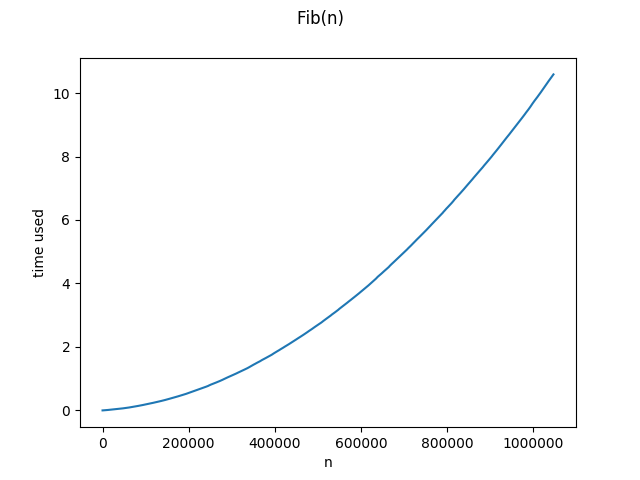

Python code for this plot:
#!/usr/bin/env python3
import matplotlib.pyplot as plt
import time
import sys 

f = open('f2_ans','w')
x = []
y = []
time_used = 0
i = 0
stime = time.time()
f1 = 1
f2 = 1
f3 = 0
#print(f1)
#print(f2)
while time_used <= 10:
#while i < 1003:
    x.append(i+3)
    f3 = f1 + f2
    time_used = time.time()-stime
    #print(str(i)+" : "+str(f3))
    #print(f3)
    f1 , f2 = f2 , f3
    y.append(time_used)
    i += 1

for _ in range(0,2):
    f1=1
    f2=2
    f3=0
    stime = time.time()
    for n in range(0,i):
        f3 = f1 + f2
        time_used = time.time()-stime
        f1 , f2 = f2 , f3
        y[n] += time_used

for n in range(0,i):
    y[n] /= 3
    
plt.suptitle('Fib(n)')
plt.plot(x,y)
plt.xlabel('n')
plt.ylabel('time used')
#plt.show()
plt.savefig("f2.png")
f.write("{} : {}".format(i+3,f3))
